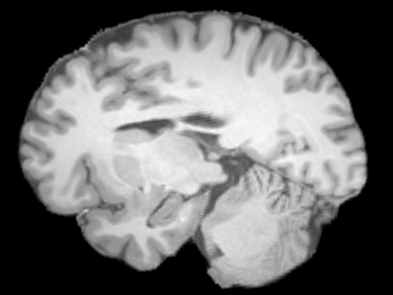
%> input picture meshCanopy/Screen Shot 2022-09-07 at 11.40.53.png, 393 x 295 px
$ octave test.m   (GNU Octave 9; MATLAB toolbox functions it lacks are replaced by stand-ins)
%> lines starting %> are read from the running program, lines starting %| are printed output that depends on the picture
brain_flat = imread('Screen Shot 2022-09-07 at 11.40.53.png');                  % Colour Image
%> brain_flat is the input picture: size 295x393x3 uint8; min 0, max 251, mean 110.2
brain_gs = rgb2gray(brain_flat);                        % Grayscale Image
x = 0:size(brain_gs,2)-1;
%> x = 393 values from 0 to 392
y = 0:size(brain_gs,1)-1;
%> y = 295 values from 0 to 294
[X,Y] = meshgrid(x,y);

M = stdfilt(brain_gs);
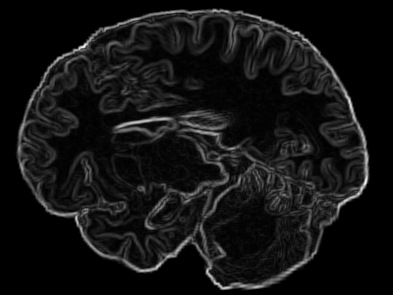
%> M: size 295x393 double; min 0, max 58.06, mean 4.4; drawn with min black and max white

meshCanopy(brain_gs,M)
%> (this line was passed over: meshCanopy is not available in this run)

z = surf(brain_gs,'edgecolor','none');
%optional
colormap(jet)
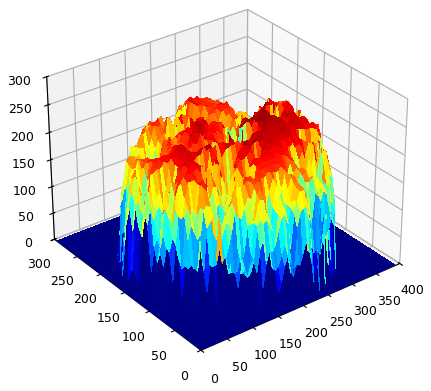
%> figure redrawn from the program's plot data

$ run again, with meshCanopy/Screen Shot 2022-09-07 at 10.28.15.png copied over meshCanopy/Screen Shot 2022-09-07 at 11.40.53.png
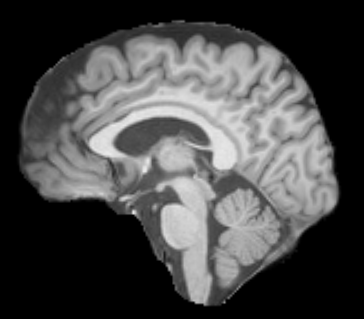
%> input picture meshCanopy/Screen Shot 2022-09-07 at 10.28.15.png, 364 x 319 px
%> brain_flat is the input picture: size 319x364x3 uint8; min 0, max 234, mean 72.3
%> `M = stdfilt(brain_gs);`:
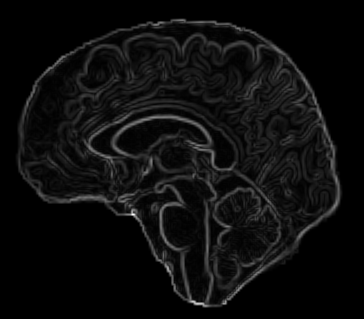
%> M: size 319x364 double; min 0, max 79.56, mean 4.2; drawn with min black and max white
%> `colormap(jet)`:
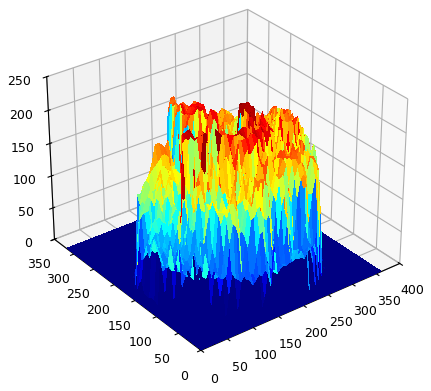
%> figure redrawn from the program's plot data
